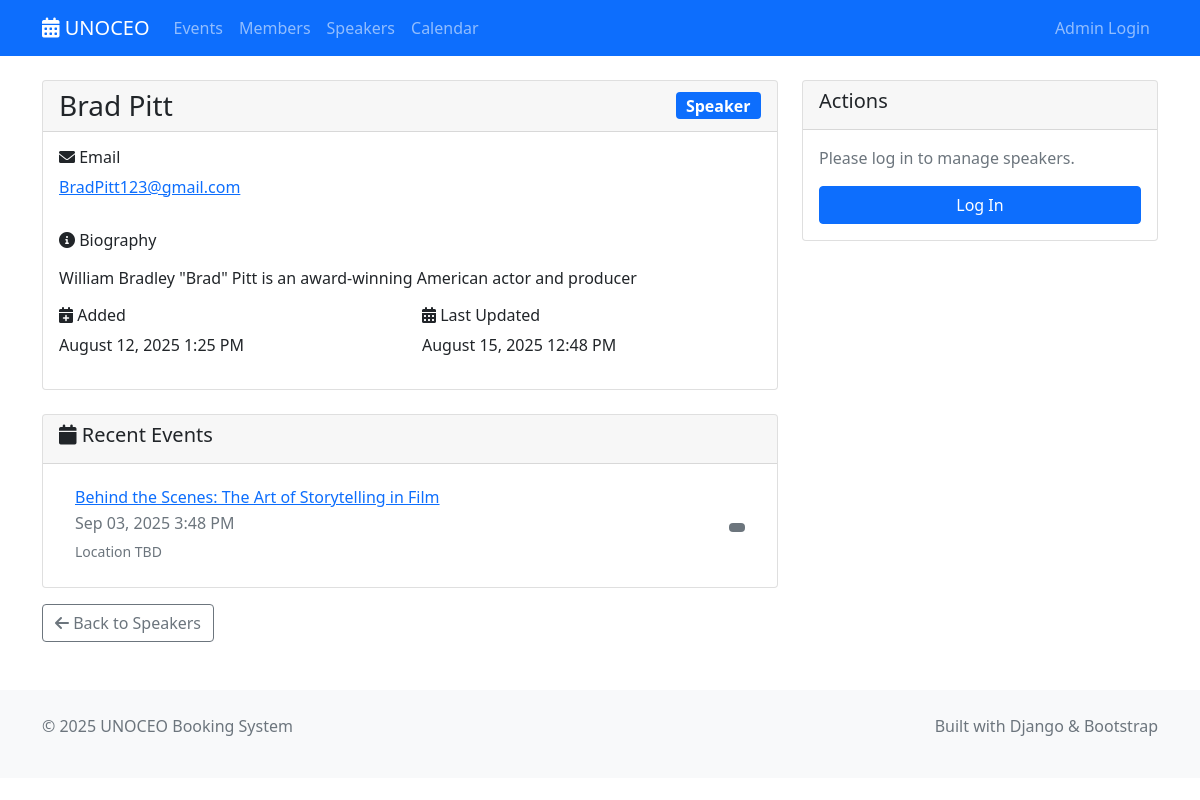
Page /speakers/2/ on the committed database.
### shared/models.py (models this page shows, shortened)
class Speaker(models.Model):
    name = models.CharField(max_length=200)
    email = models.EmailField(validators=[EmailValidator()])
    bio = models.TextField(blank=True)
    company_name = models.CharField(max_length=200, blank=True, help_text="Speaker's company or organization")
    created_at = models.DateTimeField(auto_now_add=True)
    updated_at = models.DateTimeField(auto_now=True)
    class Meta:
        ordering = ['name']

class Event(models.Model):
    title = models.CharField(max_length=300)
    description = models.TextField()
    start_datetime = models.DateTimeField()
    end_datetime = models.DateTimeField()
    speaker = models.ForeignKey(Speaker, on_delete=models.CASCADE)  # Required
    created_by = models.ForeignKey(User, on_delete=models.CASCADE)
    created_at = models.DateTimeField(auto_now_add=True)
    updated_at = models.DateTimeField(auto_now=True)
    class Meta:
        ordering = ['-start_datetime']

### speaker_management/display/views.py (the view)
# urls.py: path('<int:pk>/', views.SpeakerDetailView.as_view(), name='detail'),
class SpeakerDetailView(DetailView):
    model = Speaker
    template_name = 'speaker_management/detail.html'
    context_object_name = 'speaker'
    def get_context_data(self, **kwargs):
        context = super().get_context_data(**kwargs)
        context['recent_events'] = self.object.event_set.all()[:5]
        return context

### speaker_management/display/templates/speaker_management/detail.html (shortened to what this page needs)
{% extends 'base.html' %}
{% block content %}
<div class="container mt-4">
    <div class="row">
        <div class="col-lg-8">
            <div class="card">
                <div class="card-header d-flex justify-content-between align-items-center">
                    <h1 class="h3 mb-0">{{ speaker.name }}</h1>
                    <span class="badge bg-primary fs-6">Speaker</span>
                </div>
                <div class="card-body">
                    <div class="row mb-3">
                        <div class="col-md-12">
                            <h6><i class="fas fa-envelope"></i> Email</h6>
                            <p><a href="mailto:{{ speaker.email }}">{{ speaker.email }}</a></p>
                        </div>
                    </div>
                    {% if speaker.bio %}
                        <div class="mb-3">
                            <h6><i class="fas fa-info-circle"></i> Biography</h6>
                            <p>{{ speaker.bio|linebreaks }}</p>
                        </div>
                    {% endif %}
                    <div class="row">
                        <div class="col-md-6">
                            <h6><i class="fas fa-calendar-plus"></i> Added</h6>
                            <p>{{ speaker.created_at|date:"F d, Y g:i A" }}</p>
                        </div>
                        <div class="col-md-6">
                            <h6><i class="fas fa-calendar-alt"></i> Last Updated</h6>
                            <p>{{ speaker.updated_at|date:"F d, Y g:i A" }}</p>
                        </div>
                    </div>
                </div>
            </div>
            {% if recent_events %}
                <div class="card mt-4">
                    <div class="card-header">
                        <h5><i class="fas fa-calendar"></i> Recent Events</h5>
                    </div>
                    <div class="card-body">
                        <div class="list-group list-group-flush">
                            {% for event in recent_events %}
                                <div class="list-group-item d-flex justify-content-between align-items-center">
                                    <div>
                                        <h6 class="mb-1">
                                            <a href="{% url 'event_management:detail' event.pk %}">{{ event.title }}</a>
                                        </h6>
                                        <p class="mb-1 text-muted">{{ event.start_datetime|date:"M d, Y g:i A" }}</p>
                                        <small class="text-muted">{{ event.location|default:"Location TBD" }}</small>
                                    </div>
                                    <div class="text-end">
                                        <span class="badge bg-{{ event.event_type|default:'secondary' }}">
                                        </span>
                                    </div>
                                </div>
                            {% endfor %}
                        </div>
                    </div>
                </div>
            {% endif %}
        </div>
        <div class="col-lg-4">
            <div class="card">
                <div class="card-header">
                    <h5>Actions</h5>
                </div>
                <div class="card-body">
                    {% if user.is_authenticated %}
                        <a href="{% url 'speaker_management:update' speaker.pk %}" class="btn btn-outline-primary btn-block mb-2 w-100">
                            <i class="fas fa-edit"></i> Edit Speaker
                        </a>
                        <a href="{% url 'admin:shared_speaker_change' speaker.pk %}" class="btn btn-outline-secondary btn-block mb-2 w-100">
                            <i class="fas fa-cog"></i> Manage in Admin
                        </a>
                        <small class="text-muted">
                            <i class="fas fa-info-circle"></i>
                            To delete this speaker, use the Django admin panel above.
                        </small>
                    {% else %}
                        <p class="text-muted">Please log in to manage speakers.</p>
                        <a href="{% url 'admin:login' %}" class="btn btn-primary btn-block w-100">Log In</a>
                    {% endif %}
                </div>
            </div>
        </div>
    </div>
    <div class="mt-3">
        <a href="{% url 'speaker_management:list' %}" class="btn btn-outline-secondary">
            <i class="fas fa-arrow-left"></i> Back to Speakers
        </a>
    </div>
</div>
{% endblock %}

### rows in the picture
Speaker: name "Brad Pitt", email "BradPitt123@gmail.com", bio "William Bradley \"Brad\" Pitt is an award-winning American actor and producer", created_at "August 12, 2025 1:25 PM", updated_at "August 15, 2025 12:48 PM"
Event: title "Behind the Scenes: The Art of Storytelling in Film", start_datetime "Sep 03, 2025 3:48 PM", location "Location TBD"
